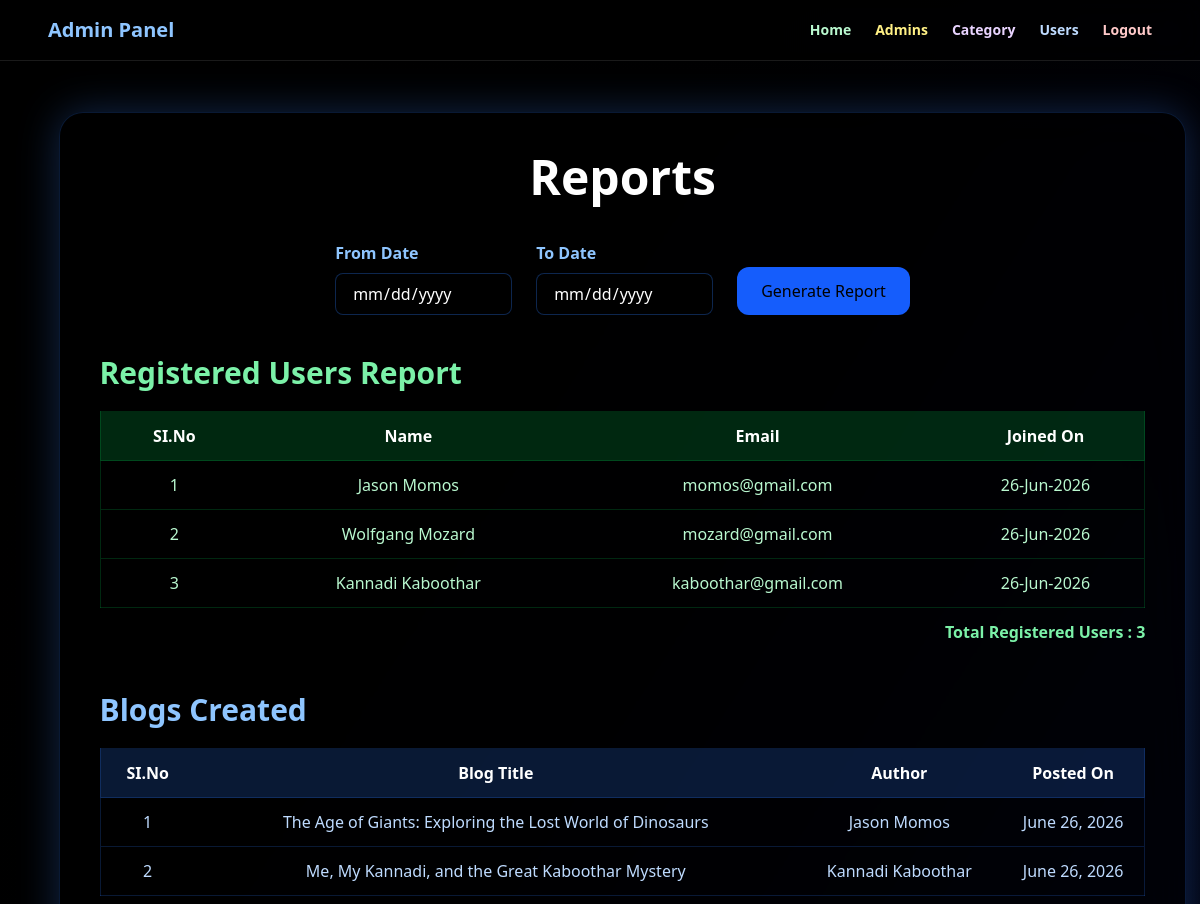
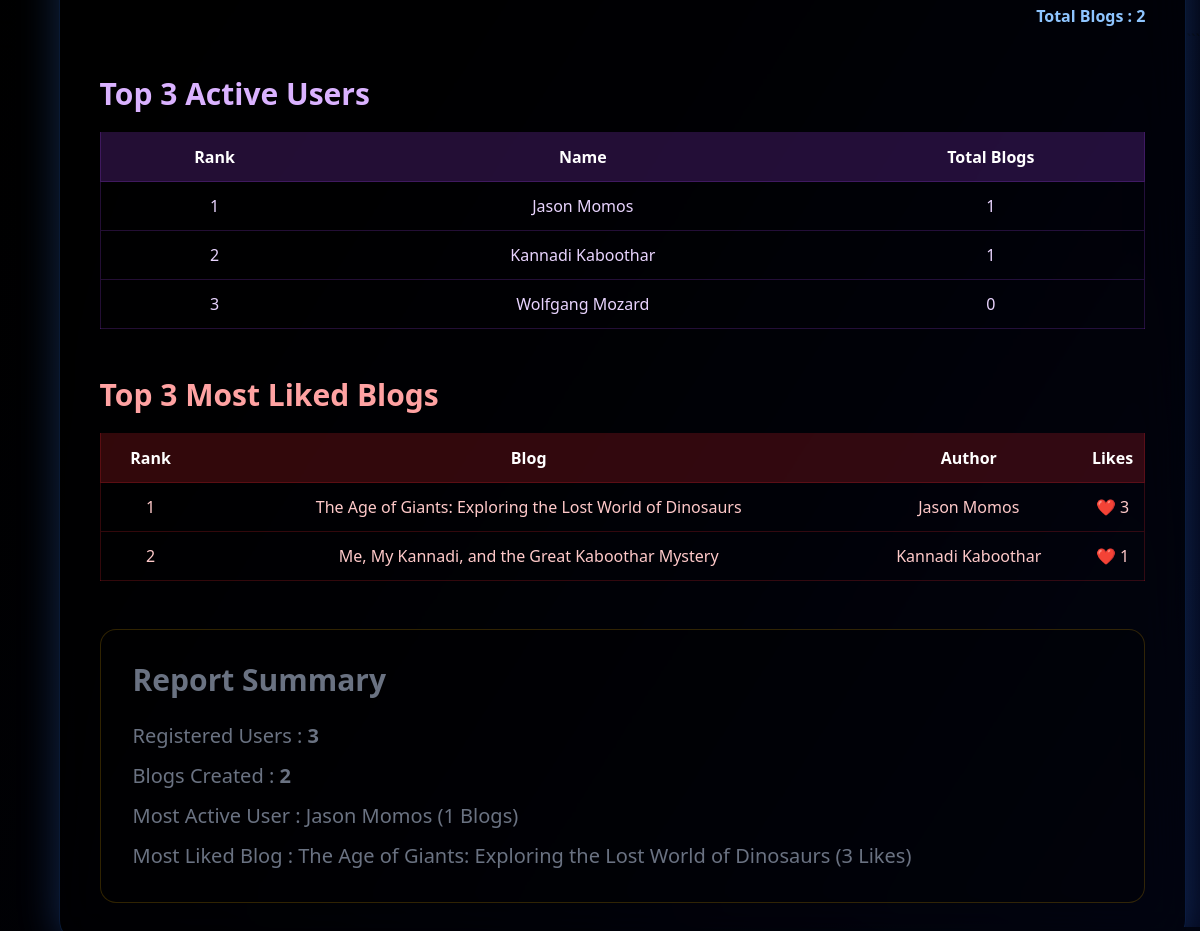
/administrator/Reports/ (signed in), run on the app's committed database (2 pictures, top to bottom).
### Guest/models.py (models this page shows)
class tbl_user(models.Model):
    user_name = models.CharField(max_length=50)
    user_email = models.CharField(max_length=50)
    user_password = models.CharField(max_length=50)
    user_photo = models.ImageField(upload_to="user_images/", blank=True, null=True)
    user_place = models.CharField(max_length=200)
    user_contact = models.CharField(max_length=10)
    user_gender = models.CharField(max_length=10)
    user_dateofbirth = models.CharField(max_length=10)
    joined_date = models.DateTimeField(auto_now_add=True,blank=True, null=True)

### Users/models.py (models this page shows)
class tbl_blog(models.Model):
    blog_title = models.CharField(max_length=100)
    blog_content = models.TextField()
    blog_image = models.ImageField(upload_to="blog_images/", null=True, blank=True)
    user = models.ForeignKey(tbl_user, on_delete=models.CASCADE)
    category = models.ForeignKey(tbl_category,on_delete=models.CASCADE,null=True,blank=True)
    blog_date = models.DateField(auto_now_add=True,null=True,blank=True)
    blog_views = models.IntegerField(default=0)

### Administrator/views.py (the view)
    def wrapper(request, *args, **kwargs):
        if "uid" not in request.session:
            return redirect("/guest/Login/")
        response = view_func(request, *args, **kwargs)
        add_never_cache_headers(response)
        return response

### Administrator/views.py (called while the page is built, shortened)
def admin_login_required(view_func):
    def wrapper(request, *args, **kwargs):
        if "uid" not in request.session:
            return redirect("/guest/Login/")
        response = view_func(request, *args, **kwargs)
        add_never_cache_headers(response)
        return response
    return wrapper

@admin_login_required
def Reports(request):
    users = tbl_user.objects.all()
    blogs = tbl_blog.objects.all()
    from_date = request.GET.get("from_date")
    to_date = request.GET.get("to_date")
    top_blogs = (
        blogs
        .annotate(total_likes=Count("tbl_blog_like"))
        .order_by("-total_likes")[:3]
    )
    active_users = (
        tbl_user.objects
        .annotate(blog_count=Count("tbl_blog"))
        .order_by("-blog_count")[:3]
    )
    context = {
        "users": users,
        "blogs": blogs,
        "top_blogs": top_blogs,
        "active_users": active_users,
        "total_users": users.count(),
        "total_blogs": blogs.count(),
        "from_date": from_date,
        "to_date": to_date,
    }
    return render(
        request,
        "Administrator/Reports.html",
        context
    )

### Administrator/templates/Administrator/Reports.html (shortened to what this page needs)
<!DOCTYPE HTML>
<html>
<head>
    {% load static %}
    <link rel="stylesheet" href="{% static 'css/output.css' %}">
    <script src="https://cdn.jsdelivr.net/npm/@tailwindcss/browser@4"></script>
</head>
<body class="min-h-screen flex items-center justify-center bg-gradient-to-br from-black via-blue-950 to-red-950">
<nav class="w-full fixed top-0 left-0 z-50 bg-black/40 backdrop-blur-md border-b border-white/10">
    <div class="max-w-6xl mx-auto flex justify-between items-center px-6 py-4">
        <div class="font-bold text-xl text-blue-300">
            Admin Panel
        </div>
        <div class="hidden md:flex gap-6 text-sm font-semibold">
            <a href="{% url 'homepage' %}" class="text-green-200 hover:text-green-400 transition">Home</a>
            <a href="{% url 'adminregistration' %}" class="text-yellow-200 hover:text-yellow-400 transition">Admins</a>
            <a href="{% url 'Category' %}" class="text-purple-200 hover:text-purple-400 transition">Category</a>
            <a href="{% url 'user_verification' %}" class="text-blue-200 hover:text-blue-400 transition">Users</a>
            <a href="{% url 'admin_logout' %}" class="text-red-200 hover:text-red-400 font-bold transition">
                Logout
            </a>
        </div>
    </div>
</nav>
<div class="w-full max-w-7xl mx-auto mt-28 mb-10">
    <div class="p-10 rounded-3xl
                backdrop-blur-xl
                bg-black/40
                border border-blue-500/20
                shadow-[0_0_40px_rgba(59,130,246,0.3)]">
        <h1 class="text-5xl font-black text-center text-white mb-10">
            Reports
        </h1>
        <form method="GET" class="flex flex-wrap justify-center gap-6 mb-10">
            <div>
                <label class="block text-blue-300 mb-2 font-semibold">
                    From Date
                </label>
                <input
                    type="date"
                    name="from_date"
                    value="{{ from_date }}"
                    class="px-4 py-2 rounded-lg bg-black/30 border border-blue-500/30 text-white">
            </div>
            <div>
                <label class="block text-blue-300 mb-2 font-semibold">
                    To Date
                </label>
                <input
                    type="date"
                    name="to_date"
                    value="{{ to_date }}"
                    class="px-4 py-2 rounded-lg bg-black/30 border border-blue-500/30 text-white">
            </div>
            <div class="flex items-end">
                <button
                    class="px-6 py-3 rounded-xl bg-blue-600 hover:bg-blue-700 transition">
                    Generate Report
                </button>
            </div>
        </form>
        <div class="mb-12">
            <h2 class="text-3xl font-bold text-green-300 mb-5">
                Registered Users Report
            </h2>
            <table class="w-full text-center border border-green-500/20">
                <thead>
                <tr class="text-white bg-green-500/20">
                    <th class="p-3">SI.No</th>
                    <th>Name</th>
                    <th>Email</th>
                    <th>Joined On</th>
                </tr>
                </thead>
                <tbody>
                {% for user in users %}
                <tr class="text-green-200 border-t border-green-500/20">
                    <td class="p-3">{{ forloop.counter }}</td>
                    <td>{{ user.user_name }}</td>
                    <td>{{ user.user_email }}</td>
                    <td>{{ user.joined_date|date:"d-M-Y" }}</td>
                </tr>
                {% empty %}
                <tr>
                    <td colspan="4" class="p-5">
                        No Users Found
                   </td>
                </tr>
                {% endfor %}
                </tbody>
            </table>
            <div class="text-right mt-3 font-bold text-green-300">
                Total Registered Users :
                {{ total_users }}
            </div>
        </div>
        <div class="mb-12">
            <h2 class="text-3xl font-bold text-blue-300 mb-5">
                Blogs Created
            </h2>
            <table class="w-full text-center border border-blue-500/20">
                <thead>
                <tr class="text-white bg-blue-500/20">
                    <th class="p-3">SI.No</th>
                    <th>Blog Title</th>
                    <th>Author</th>
                    <th>Posted On</th>
                </tr>
                </thead>
                <tbody>
                {% for blog in blogs %}
                <tr class="text-blue-200 border-t border-blue-500/20">
                    <td class="p-3">{{ forloop.counter }}</td>
                    <td>{{ blog.blog_title }}</td>
                    <td>{{ blog.user.user_name }}</td>
                    <td>{{ blog.blog_date }}</td>
                </tr>
                {% empty %}
                <tr>
                    <td colspan="4" class="p-5">
                       No Blogs Found
                    </td>
                </tr>
                {% endfor %}
                </tbody>
            </table>
           <div class="text-right mt-3 font-bold text-blue-300">
                Total Blogs :
               {{ total_blogs }}
            </div>
        </div>
            <div class="mb-12">
                <h2 class="text-3xl font-bold text-purple-300 mb-5">
                    Top 3 Active Users
                </h2>
                <table class="w-full text-center border border-purple-500/20">
                    <thead>
                    <tr class="text-white bg-purple-500/20">
                        <th class = 'p-3'>Rank</th>
                        <th>Name</th>
                    <th>Total Blogs</th>
                    </tr>
                    </thead>
                    <tbody>
                    {% for user in active_users %}
                    <tr class="text-purple-200 border-t border-purple-500/20">
                        <td class = 'p-3'>{{ forloop.counter }}</td>
                        <td>{{ user.user_name }}</td>
                        <td>{{ user.blog_count }}</td>
                    </tr>
                    {% endfor %}
                    </tbody>
                </table>
            </div>
        <div class="mb-12">
            <h2 class="text-3xl font-bold text-red-300 mb-5">
                Top 3 Most Liked Blogs
            </h2>
            <table class="w-full text-center border border-red-500/20">
                <thead>
                <tr class="text-white bg-red-500/20">
                    <th class="p-3">Rank</th>
                    <th>Blog</th>
                    <th>Author</th>
                    <th>Likes</th>
                </tr>
                </thead>
                <tbody>
                {% for blog in top_blogs %}
                <tr class="text-red-200 border-t border-red-500/20">
                    <td class="p-3">{{ forloop.counter }}</td>
                    <td>{{ blog.blog_title }}</td>
                    <td>{{ blog.user.user_name }}</td>
                    <td>❤️ {{ blog.total_likes }}</td>
                </tr>
                {% endfor %}
                </tbody>
            </table>
        </div>
        <div class="rounded-2xl p-8 bg-black/30 border border-yellow-500/20">
            <h2 class="text-3xl text-gray-500 font-bold mb-6">
                Report Summary
            </h2>
            <div class="text-gray-500 space-y-3 text-xl">
                <p>
                    Registered Users :
                    <span class="font-bold">{{ total_users }}</span>
                </p>
                <p>
                    Blogs Created :
                    <span class="font-bold">{{ total_blogs }}</span>
                </p>
                <p>
                    Most Active User :
                    {% if active_users %}
                        {{ active_users.0.user_name }}
                        ({{ active_users.0.blog_count }} Blogs)
                    {% else %}
                        -
                    {% endif %}
                </p>
                <p>
                    Most Liked Blog :
                    {% if top_blogs %}
                        {{ top_blogs.0.blog_title }}
                        ({{ top_blogs.0.total_likes }} Likes)
                    {% else %}
                        -
                    {% endif %}
                </p>
            </div>
        </div>
    </div>
</div>
</body>
</html>

### Administrator/templates/Administrator/Reports.html (style rules this page uses)
body { background-size:400% 400%; animation:gradient 12s ease infinite; }

### data on the page
tbl_user: user_name "Jason Momos", user_email "momos@gmail.com", joined_date "26-Jun-2026", blog_count "1", active_users "1"
tbl_user: user_name "Wolfgang Mozard", user_email "mozard@gmail.com", joined_date "26-Jun-2026", blog_count "0"
tbl_user: user_name "Kannadi Kaboothar", user_email "kaboothar@gmail.com", joined_date "26-Jun-2026", blog_count "1"
tbl_blog: blog_title "The Age of Giants: Exploring the Lost World of Dinosaurs", user.user_name "Jason Momos", blog_date "June 26, 2026", total_likes "3", top_blogs "3"
tbl_blog: blog_title "Me, My Kannadi, and the Great Kaboothar Mystery", user.user_name "Kannadi Kaboothar", blog_date "June 26, 2026", total_likes "1"

### other printed values
{{ total_users }} "3"
{{ total_blogs }} "2"
